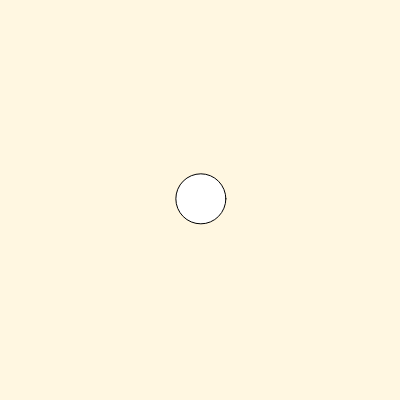
Frame 1 (no input)
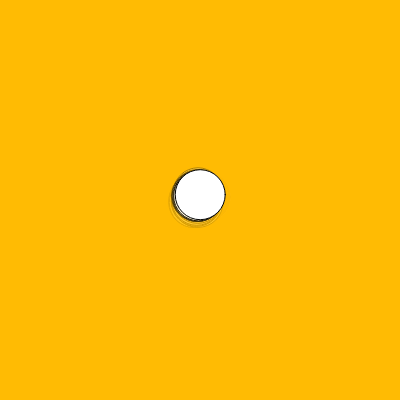
Frame 60 (no input)
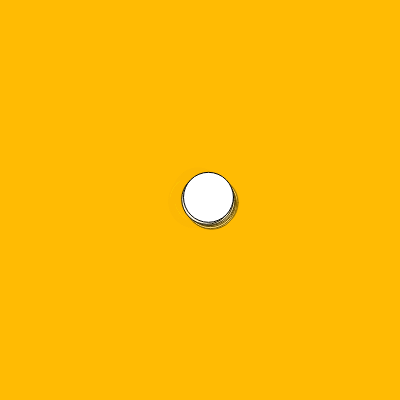
Frame 120 (the mouse pressed at the canvas centre since frame 60)

The p5.js sketch that drew these frames (run headless with seeded random() and noise() and a simulated clock; from frame 60 on, the mouse is pressed at the canvas centre):

// p5.js sketch
// ── sketch.js
///* // Variables

var x, y;

function setup() {
    createCanvas(400, 400);
    x = width / 2;
    y = height / 2;
}

function draw() {
    background(255, 182, 0, 30);
    x += random(-2, 2);
    y += random(-2, 2);
    ellipse(x, y, 50, 50);
}

//*/
